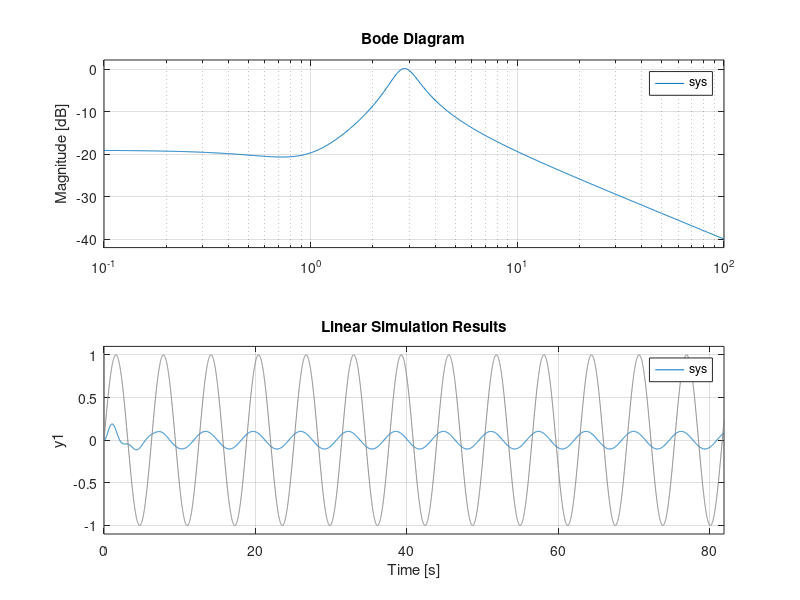

The MATLAB script that drew this image:
num=[1 1.1 1];
den=[1 2 9 9];
sys=tf(num,den);
bode(sys);
pzmap(sys);
t = 0:0.01:81.91;
x1 = sin(1 * t);
x3 = sin(3 * t);
x5 = sin(5 * t);
lsim(sys, x1, t)


